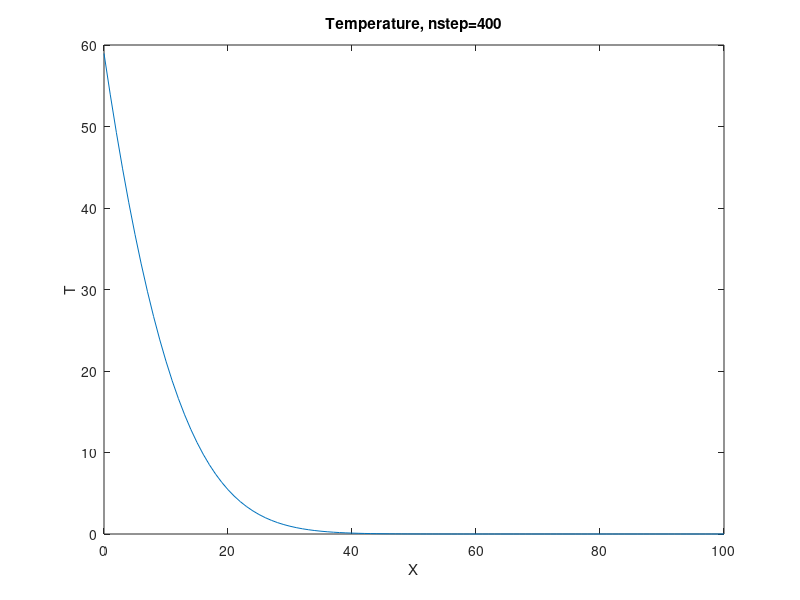
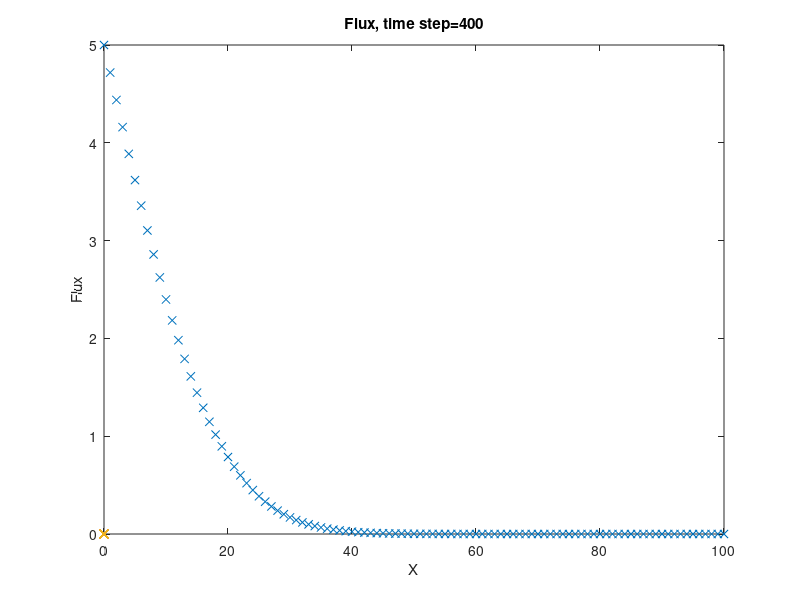

These charts were generated, in order, by the following MATLAB code:
% Chapter 5
% LBM- 1-Finite Difference, flux boundary condition
clear all; close all;
m=101;
dx=1.0;
dx2=dx*dx;
dt=0.5;
qf=100.; tk=20.;
T=zeros(m);To=zeros(m);
x=zeros(m);fluxq=zeros(m);
x(1)=0.0;
T(1)=T(2)+qf*dx/tk; To(1)=T(1);
for i=1:m-1
x(i+1)=x(i)+dx;
end
alpha=0.25;
nstep=800;
for kk=1:nstep
for i=2:m-1
T(i)=To(i)+dt*alpha*(To(i+1)-2.*To(i)+To(i-1))/dx2;
end
%boundary condition
T(1)=T(2)+qf*dx/tk;
%update
for k=1:m-1
To(k)=T(k);
end
To(m)=T(m-1);
end
%Flux:
for k=1:m-1
fluxq(k)=(To(k)-To(k+1)/dx);
end
fluxq(m)=fluxq(m-1);
figure(1)
plot(x,To)
title('Temperature, nstep=400')
xlabel('X')
ylabel('T')
figure(2)
plot(x,fluxq,'x')
title('Flux, time step=400')
xlabel('X')
ylabel('Flux')
